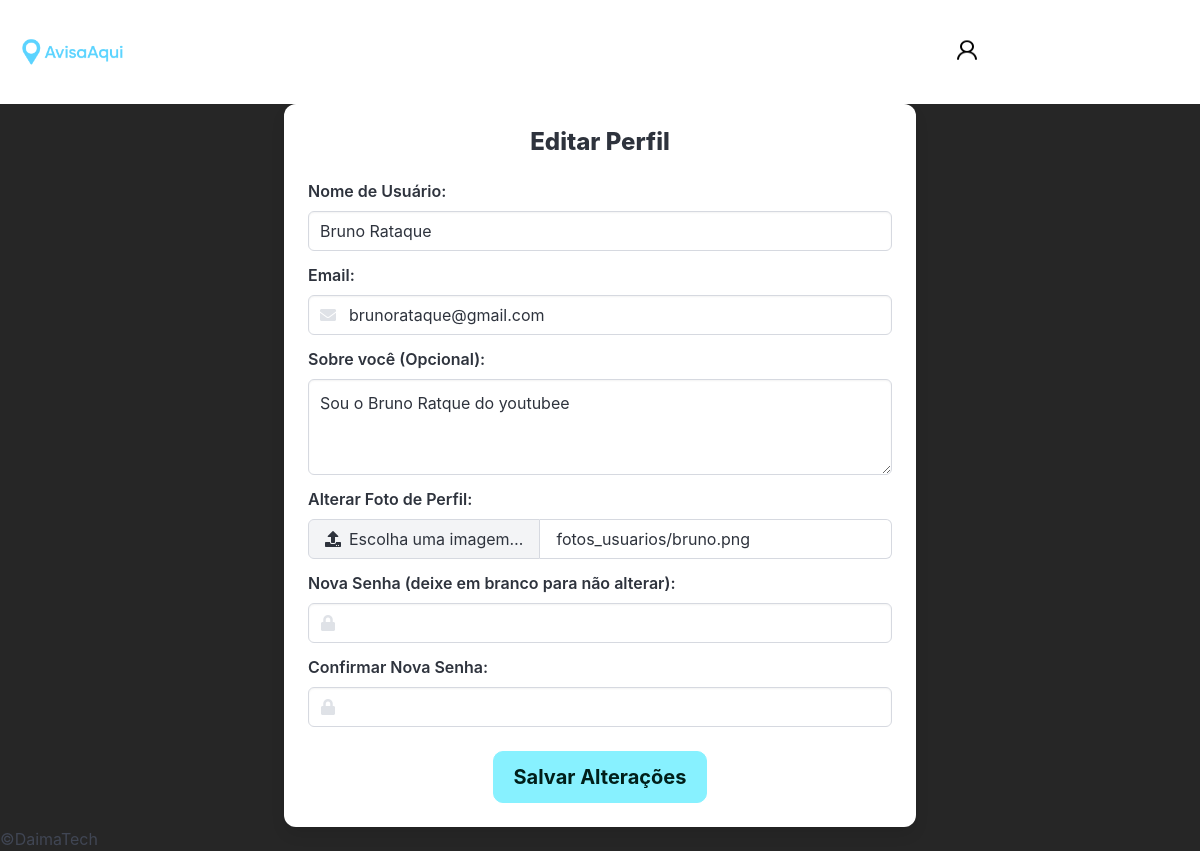
The page /editar-perfil/9 (signed in) on the database its author committed.
### appHome/models.py (models this page shows, shortened)
class Usuario(models.Model):
    nome_usuario = models.CharField(max_length=45, unique=True)
    email = models.CharField(max_length=120, unique=True)
    senha = models.CharField(max_length=25)
    foto = models.ImageField(upload_to='fotos_usuarios/', blank=True, null=True)
    descricao = models.TextField(blank=True)

### appHome/views.py (the view)
# urls.py: path('editar-perfil/<int:cd_usuario>', views.editar_perfil, name="editar_perfil"),
def editar_perfil(request, cd_usuario):
    if 'email' not in request.session:
        return redirect("login")
    try:
        usuario_logado = Usuario.objects.get(email=request.session['email'])
    except Usuario.DoesNotExist:
        request.session.flush()
        return redirect('login')
    if usuario_logado.id != cd_usuario:
        return redirect("home")
    if request.method == 'POST':
        form = UsuarioEditForm(request.POST, request.FILES, instance=usuario_logado)
        if form.is_valid():
            usuario = form.save(commit=False)
            nova_senha = form.cleaned_data.get('senha')
            if nova_senha:
                usuario.senha = nova_senha
            usuario.save()
            request.session['descricao'] = usuario.descricao
            request.session['nome'] = usuario.nome_usuario
            if usuario.foto:
                request.session["foto_perfil_url"] = usuario.foto.url
            else:
                request.session["foto_perfil_url"] = static('img/icon-user.png')
            return redirect('perfil', cd_usuario=usuario.id)
    else:
        form = UsuarioEditForm(instance=usuario_logado)
    if usuario_logado.foto:
        foto_url = usuario_logado.foto.url
    else:
        foto_url = static('img/icon-user.png')
    dados = {
        'form': form,
        'usuario': usuario_logado,
        'foto_perfil_url': foto_url,
    }
    return render(request, 'editar-perfil.html', dados)

### appHome/forms.py (shortened to what this page needs)
class UsuarioEditForm(forms.ModelForm):
    senha = forms.CharField(
        label="Nova Senha (deixe em branco para não alterar)",
        required=False,
        widget=forms.PasswordInput(attrs={'class': 'input'})
    )
    confirmar_senha = forms.CharField(
        label="Confirmar Nova Senha",
        required=False, # Confirmação também não é obrigatória
        widget=forms.PasswordInput(attrs={'class': 'input'})
    )
    class Meta:
        model = Usuario
        fields = ('nome_usuario', 'email', 'descricao', 'foto', 'senha')
        widgets = {
            'nome_usuario': forms.TextInput(attrs={'class': 'input'}),
            'email': forms.EmailInput(attrs={'class': 'input'}),
            'foto': forms.FileInput(attrs={'accept': 'image/*', 'class': 'input'}),
            'descricao': forms.Textarea(attrs={'class': 'textarea', 'rows': 4}),
        }

### appHome/templates/editar-perfil.html (shortened to what this page needs)
{% extends 'template.html' %}
{% load static %}
{% load widget_tweaks %}
{% block conteudo %}
    <div class="container">
        <div class="columns is-centered">
            <div class="column is-two-thirds-desktop is-two-thirds-tablet is-full-mobile">
                <div class="box p-5">
                    <h2 class="title is-4 has-text-centered mb-5">Editar Perfil</h2>
                    <form action="{% url 'editar_perfil' cd_usuario=usuario.id %}" method="POST" enctype="multipart/form-data">
                        <div class="field">
                            <label class="label" for="{{ form.nome_usuario.id_for_label }}">Nome de Usuário:</label>
                            <div class="control">
                                {{ form.nome_usuario|add_class:"input" }}
                            </div>
                        </div>
                        <div class="field">
                            <label class="label" for="{{ form.email.id_for_label }}">Email:</label>
                            <div class="control has-icons-left">
                                {{ form.email|add_class:"input"|attr:"type:email" }}
                                <span class="icon is-small is-left"></span>
                            </div>
                        </div>
                        <div class="field">
                            <label class="label" for="{{ form.descricao.id_for_label }}">Sobre você (Opcional):</label>
                            <div class="control">
                                {{ form.descricao|add_class:"textarea"|attr:"rows:3" }}
                            </div>
                        </div>
                        <div class="field">
                            <label class="label" for="{{ form.foto.id_for_label }}">Alterar Foto de Perfil:</label>
                            <div class="control">
                                <div class="file has-name is-fullwidth">
                                    <label class="file-label">
                                        <span class="file-cta">
                                            <span class="file-icon">
                                                <i class="fas fa-upload"></i>
                                            </span>
                                            <span class="file-label">
                                                Escolha uma imagem…
                                            </span>
                                        </span>
                                        <span class="file-name" id="file-name-foto-perfil-edit">
                                            {% if usuario.foto %}{{ usuario.foto.name|cut:"fotos_perfil/" }}{% else %}Nenhum arquivo selecionado{% endif %}
                                        </span>
                                    </label>
                                </div>
                            </div>
                        </div>
                        <div class="field">
                            <label class="label" for="{{ form.senha.id_for_label }}">{{ form.senha.label }}:</label>
                            <div class="control has-icons-left">
                                {{ form.senha|add_class:"input"|attr:"type:password" }}
                                <span class="icon is-small is-left"></span>
                            </div>
                        </div>
                        <div class="field">
                            <label class="label" for="{{ form.confirmar_senha.id_for_label }}">{{ form.confirmar_senha.label }}:</label>
                            <div class="control has-icons-left">
                                {{ form.confirmar_senha|add_class:"input"|attr:"type:password" }}
                                <span class="icon is-small is-left"></span>
                            </div>
                        </div>
                        <div class="field mt-5">
                            <div class="control has-text-centered">
                                <button class="button is-primary is-medium button-success" type="submit">Salvar Alterações</button>
                            </div>
                        </div>
                    </form>
                </div>
            </div>
        </div>
    </div>
{% endblock %}

### appHome/static/style.css (style rules this page uses)
.button-success { background-color: var(--cor1); border: 1px solid var(--cor1); font-weight: bolder; }

### appHome/templates/template.html (style rules this page uses)
body { background-color: var(--cor5); min-height: 100vh; }

### rows shown on the page
Usuario: nome_usuario "Bruno Rataque", email "brunorataque@gmail.com", descricao "Sou o Bruno Ratque do youtubee", foto.name "fotos_usuarios/bruno.png"
